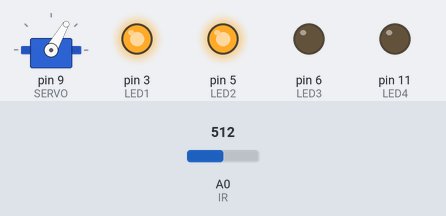
Recording of a sketch running on a simulated Arduino Uno, built with avr-gcc and run on an emulated ATmega328P. Parts: servo, output pins drawn as LEDs (lit = HIGH). The inputs (shaded band) are chosen by the test bench; at power-on: A0 (IR) = 512.

Above: at 3.0 s.
3.1 s: A0 (IR) set to 485
At 4.6 s:
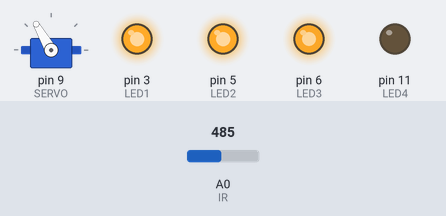
7.9 s: A0 (IR) set to 511
At 10.8 s:
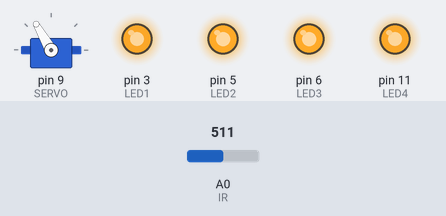
13.2 s: A0 (IR) set to 306
At 14.2 s:
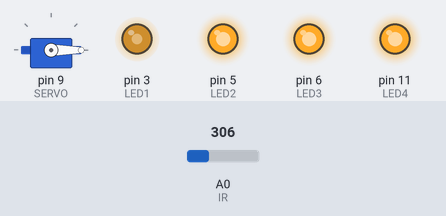
18.1 s: A0 (IR) set to 122
At 19.0 s:
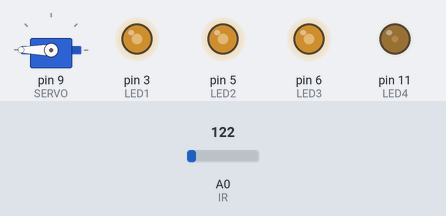
22.9 s: A0 (IR) set to 0
At 29.8 s:
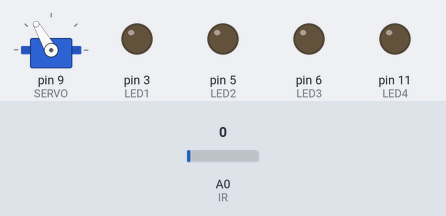
Timing chart, 0 to 34.0 s (numbered marks = the images above; inputs shaded):
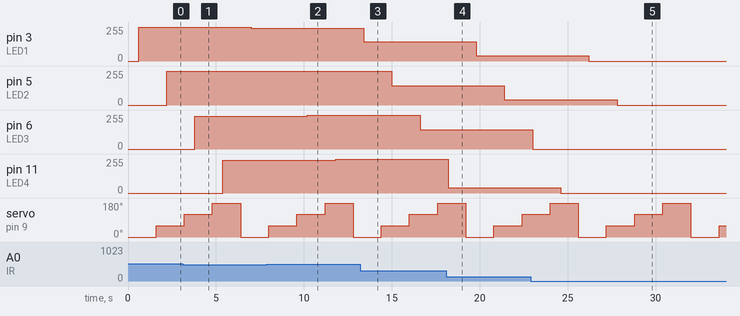

Measured:
- the behaviour switches between 500 and 499 on A0 (IR) (found by bisection; images 0 and 1)
- after the input at 3.1 s, pin 3 (LED1): 255/255 → 246/255 after 3.9 s; pin 6 (LED3): 0/255 → 246/255 after 0.70 s; pin 11 (LED4): 0/255 → 246/255 after 2.3 s
- after the input at 7.9 s, pin 5 (LED2): stays 255/255 (without the input it goes to 246/255 after 0.70 s); pin 6 (LED3): 246/255 → 255/255 after 2.3 s; pin 11 (LED4): 246/255 → 255/255 after 3.9 s
- after the input at 13.2 s, pin 3 (LED1): 246/255 → 145/255 after 0.20 s; pin 5 (LED2): 255/255 → 145/255 after 1.8 s; pin 6 (LED3): 255/255 → 145/255 after 3.4 s
- after the input at 18.1 s, pin 3 (LED1): 145/255 → 40/255 after 1.7 s; pin 5 (LED2): 145/255 → 40/255 after 3.3 s; pin 11 (LED4): 255/255 → 40/255 after 0.10 s
- after the input at 22.9 s, pin 3 (LED1): 40/255 → 0/255 after 3.3 s; pin 5 (LED2): 40/255 → 0/255 after 4.9 s; pin 6 (LED3): 145/255 → 0/255 after 0.10 s; pin 11 (LED4): 40/255 → 0/255 after 1.7 s

The sketch:

15-Distance_scanning_device.ino
```cpp
/*
    Author: Quang Tran
    Date: July 25, 2019

    Note: This program scan and report the distance of the surrounding
          objects using LEDs: closer - brighter/ farther - dimmer.

    Note2: Can't use pin 9 & 10 for PWM when using Servo Library
*/

#include <Servo.h>

const int SERVO = 9;
const int IR = 0;
const int LED1 = 3;
const int LED2 = 5;
const int LED3 = 6;
const int LED4 = 11;

Servo servo1;
int dist1 = 0;    // Distance for the first quadrant
int dist2 = 0;    // Distance for the second
int dist3 = 0;    // Third quadrant
int dist4 = 0;    // Fourth

void setup() {
  servo1.attach(SERVO);
  pinMode(LED1, OUTPUT);
  pinMode(LED2, OUTPUT);
  pinMode(LED3, OUTPUT);
  pinMode(LED4, OUTPUT);
}

void loop() {
  // Sweep the servo into 4 regions and change the LEDs accordingly
  dist1 = readDistance(0);     // 0 Degree
  analogWrite(LED1, dist1);
  delay(1000);

  dist2 = readDistance(60);     // 60 Degree
  analogWrite(LED2, dist2);
  delay(1000);

  dist3 = readDistance(120);    // 120 Degree
  analogWrite(LED3, dist3);
  delay(1000);

  dist4 = readDistance(180);    // 180 Degree
  analogWrite(LED4, dist4);
  delay(1000);
}

int readDistance(int pos) {
  servo1.write(pos);
  delay(600);                           // Wait for the servo to move
  int dist = analogRead(IR);
  dist = map(dist, 50, 500, 0, 255);    // 50 & 500 are just two distance values picked to measure. To find out, use Serial.print(distance).
  dist = constrain(dist, 0, 255);
  return dist;
}
```
